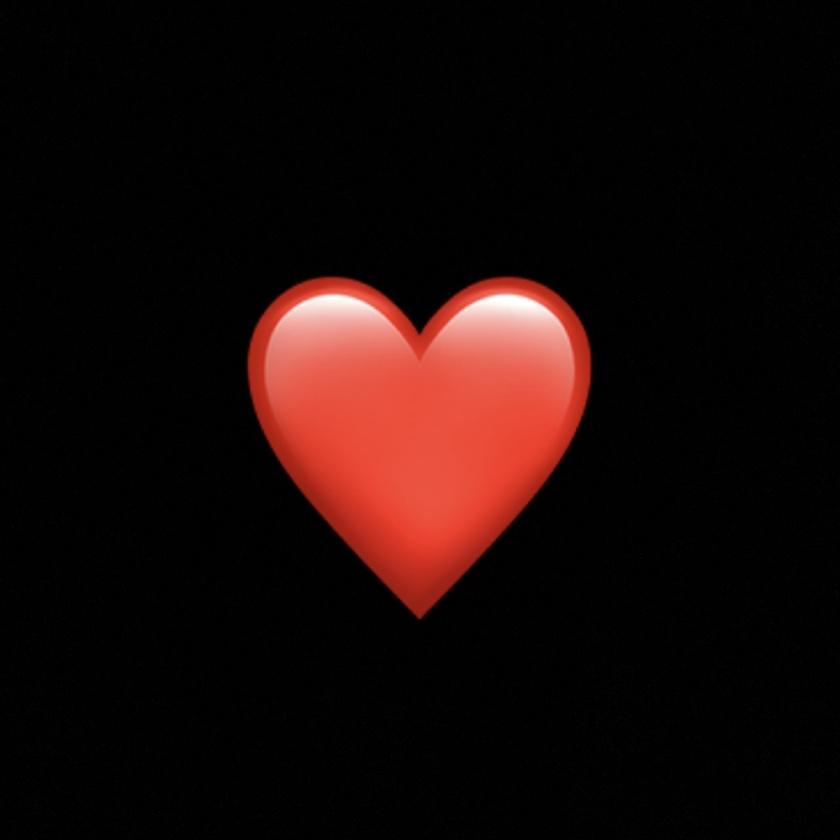
#> input picture Computer Vision (CS 4670 Projects)/Project2/resources/heart1.jpg, 840 x 840 px, shrunk from 1284 x 1284 before the run
$ python -i feature_detection.py   (imports and definitions only)
#> lines starting #> are read from the running program, lines starting #| are printed output that depends on the picture
#> further down, picture is the input picture: shape (840, 840, 3); mean B, G, R 8.6, 10.3, 25.4
import cv2
import numpy as np
from scipy import ndimage, spatial

## HELPER FUNCTIONS FOR TRANSFORMATIONS - OPTIONAL TO USE ######


# [59 lines left out: functions get_rot_mx, get_trans_mx, get_scale_mx, inbounds, not called in this run]


## Compute Harris Values ############################################################


def computeHarrisValues(srcImage):
    """
    Input:
        srcImage -- Grayscale input image in a numpy array with
                    values in [0, 1]. The dimensions are (rows, cols).
    Output:
        harrisImage -- numpy array containing the Harris score at
                       each pixel.
        orientationImage -- numpy array containing the orientation of the
                            gradient at each pixel in degrees.
    """
    height, width = srcImage.shape[:2]
#> height = 840; width = 840

    harrisImage = np.zeros(srcImage.shape[:2])
    orientationImage = np.zeros(srcImage.shape[:2])

    # TODO 1: Compute the harris corner strength for 'srcImage' at
    # each pixel and store in 'harrisImage'. Also compute an
    # orientation for each pixel and store it in 'orientationImage.'
    # TODO-BLOCK-BEGIN

    grad_x = ndimage.sobel(srcImage, axis=1, mode="nearest")
    grad_y = ndimage.sobel(srcImage, axis=0, mode="nearest")
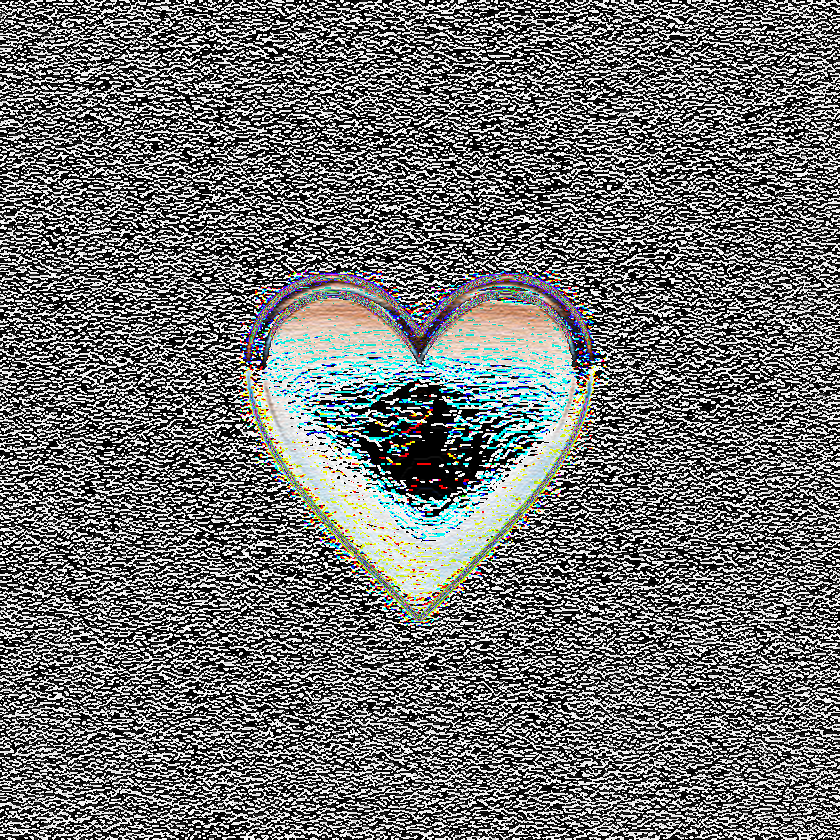
#> grad_y: shape (840, 840, 3); mean B, G, R 113.9, 114.6, 113
    grad_xx = grad_x * grad_x
    grad_yy = grad_y * grad_y
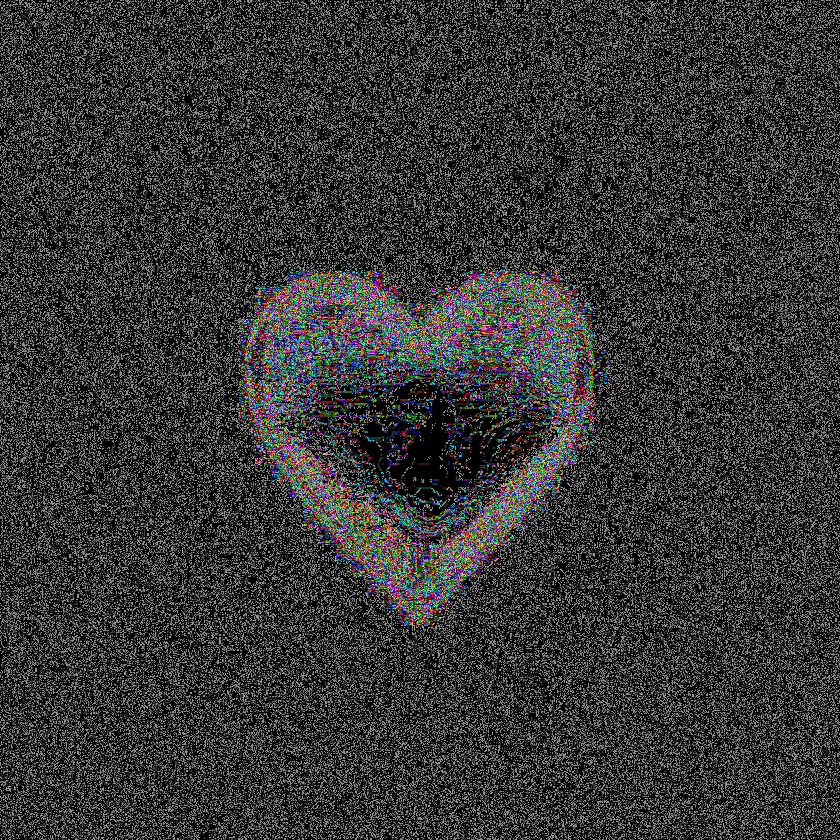
#> grad_yy: shape (840, 840, 3); mean B, G, R 54, 54, 54
    grad_xy = grad_x * grad_y
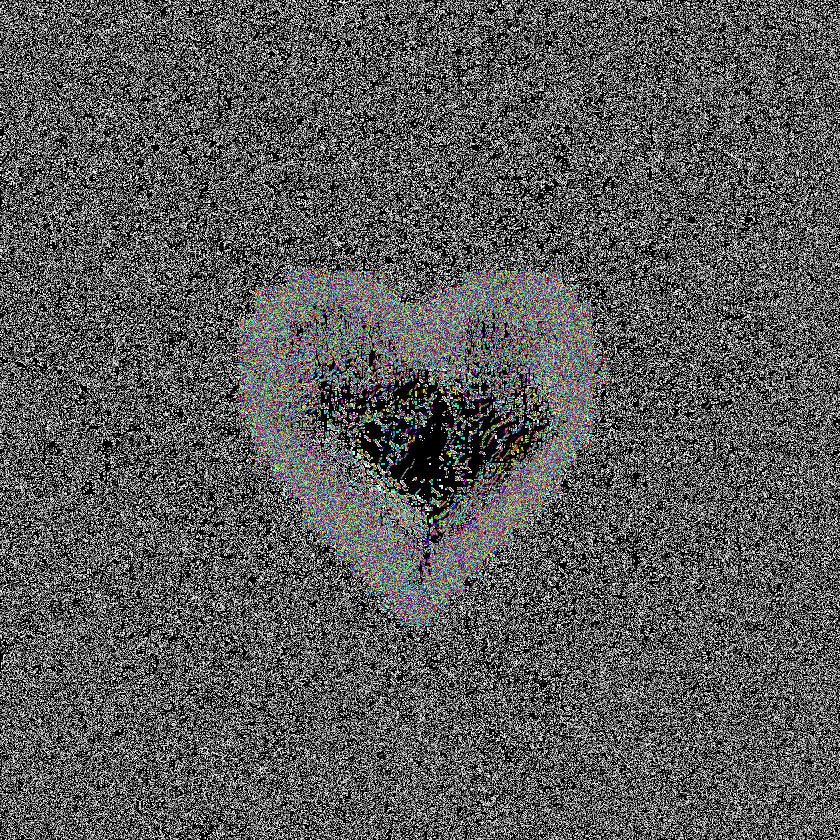
#> grad_xy: shape (840, 840, 3); mean B, G, R 89.1, 89.1, 89.1
    sigma = 0.5
    grad_xx_smooth = ndimage.gaussian_filter(
        grad_xx, sigma, truncate=4.0, mode="nearest"
    )
    grad_yy_smooth = ndimage.gaussian_filter(
        grad_yy, sigma, truncate=4.0, mode="nearest"
    )
    grad_xy_smooth = ndimage.gaussian_filter(
        grad_xy, sigma, truncate=4.0, mode="nearest"
    )
    k = 0.1
    det_matrix = grad_xx_smooth * grad_yy_smooth - grad_xy_smooth * grad_xy_smooth
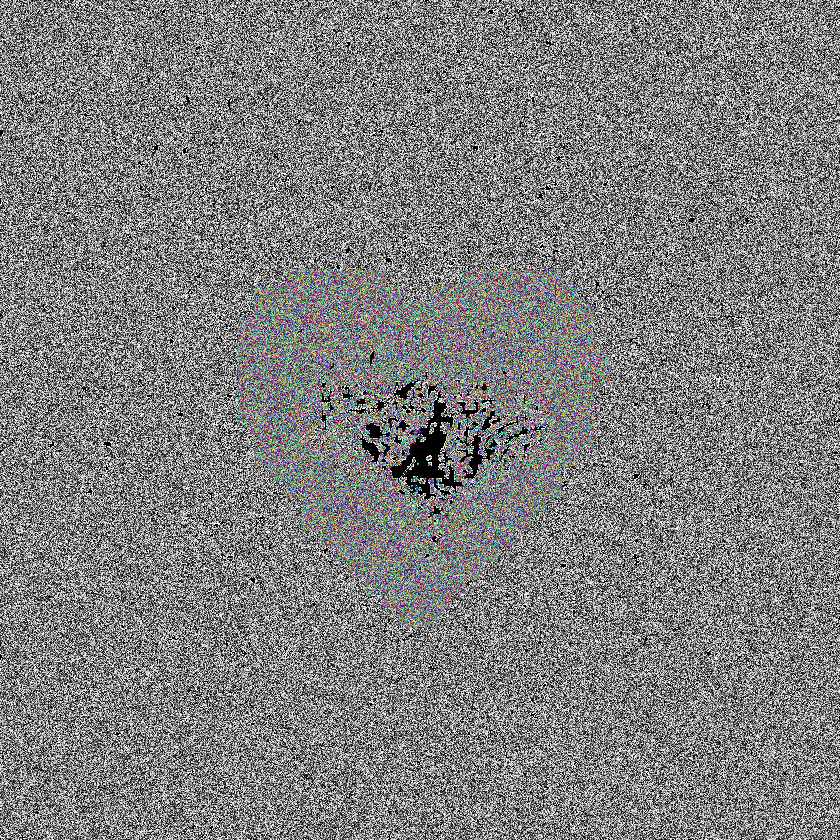
#> det_matrix: shape (840, 840, 3); mean B, G, R 126.9, 126.8, 126.8
    trace_matrix = grad_xx_smooth + grad_yy_smooth
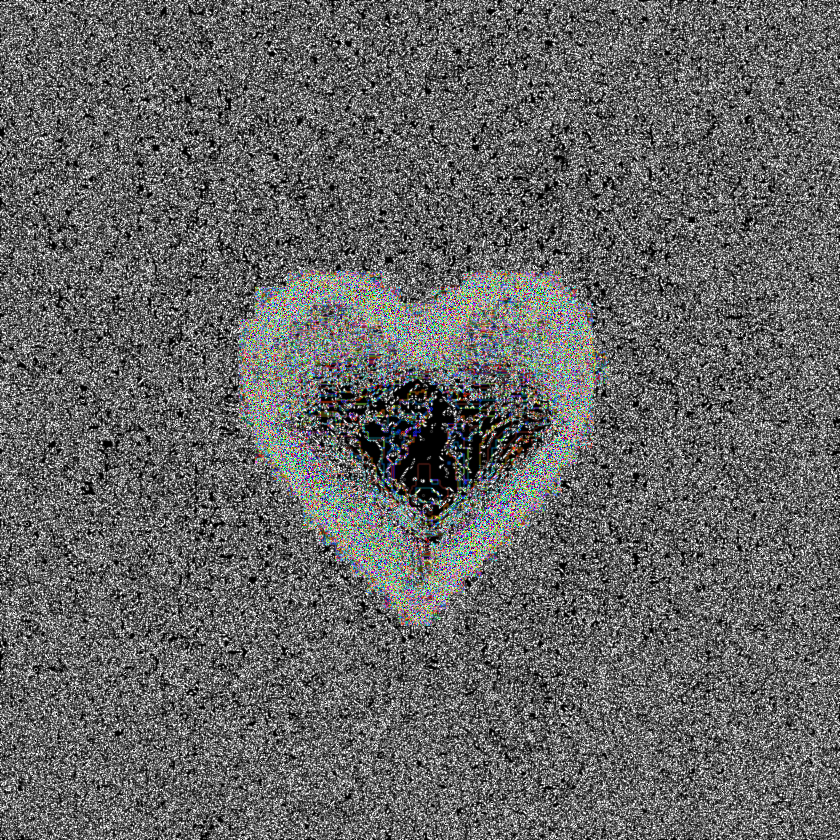
#> trace_matrix: shape (840, 840, 3); mean B, G, R 101.5, 101.8, 101.4
    harrisImage = det_matrix - k * (trace_matrix * trace_matrix)
    orientationImage = np.degrees(np.arctan2(grad_y, grad_x))
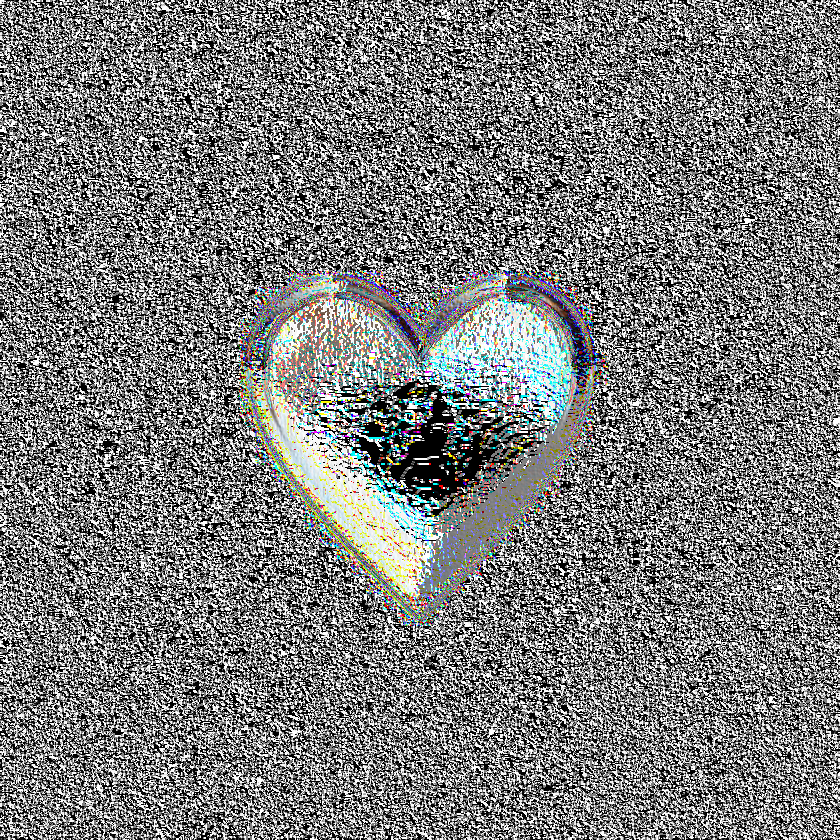
#> orientationImage: shape (840, 840, 3) float16; mean B, G, R 43.6, 43.8, 43.5; drawn with min black and max white

    # TODO-BLOCK-END

    return harrisImage, orientationImage


## Compute Corners From Harris Values ############################################################


# [195 lines left out: functions computeLocalMaximaHelper, detectCorners, computeMOPSDescriptors, produceMatches, not called in this run]

>>> import cv2
>>> picture = cv2.imread('resources/heart1.jpg')
>>> result = computeHarrisValues(picture)

$ run again, on Computer Vision (CS 4670 Projects)/Project2/resources/heart2.jpg
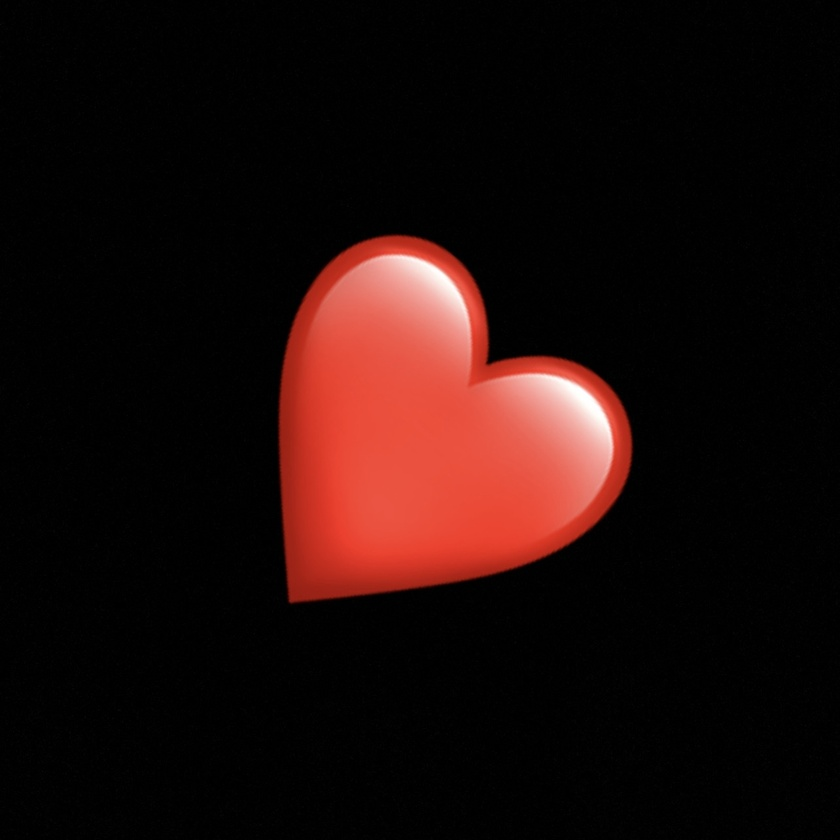
#> input picture Computer Vision (CS 4670 Projects)/Project2/resources/heart2.jpg, 840 x 840 px, shrunk from 1284 x 1284 before the run
#> picture is the input picture: shape (840, 840, 3); mean B, G, R 9.9, 11.9, 29.8
#> in computeHarrisValues, `trace_matrix = grad_xx_smooth + grad_yy_smooth`:
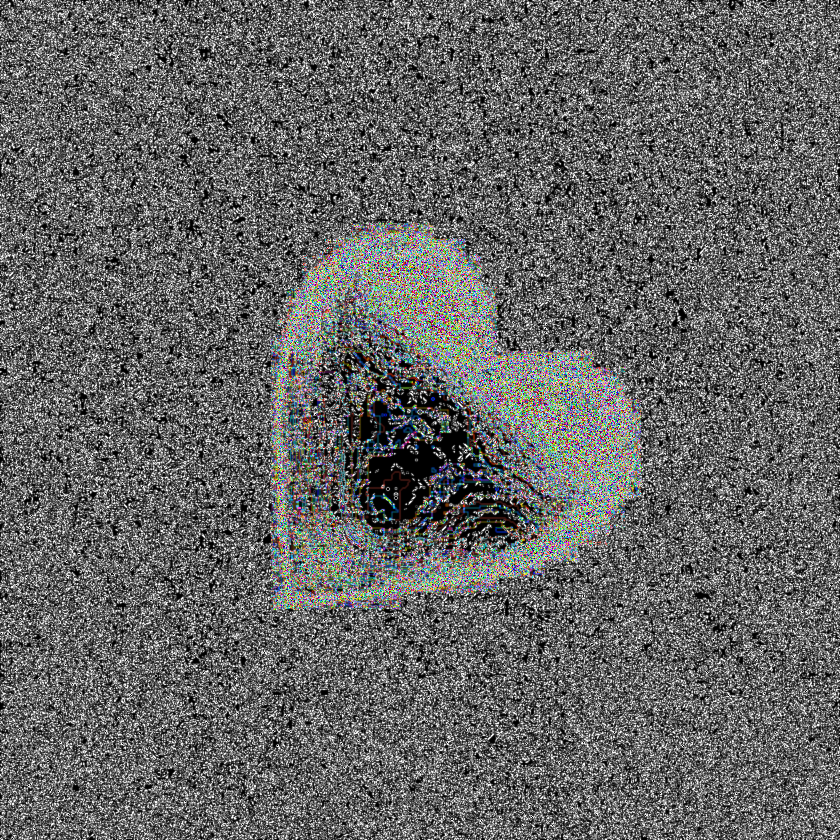
#> trace_matrix: shape (840, 840, 3); mean B, G, R 101.1, 101.6, 101.2
#> in computeHarrisValues, `orientationImage = np.degrees(np.arctan2(grad_y, grad_x))`:
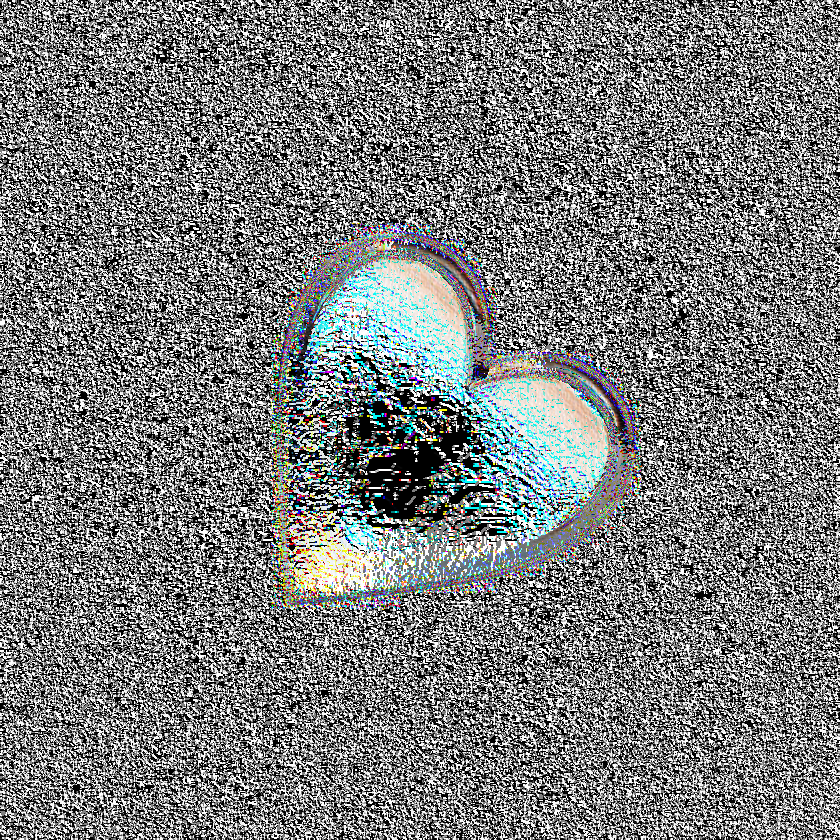
#> orientationImage: shape (840, 840, 3) float16; mean B, G, R 43.9, 44, 43.2; drawn with min black and max white
